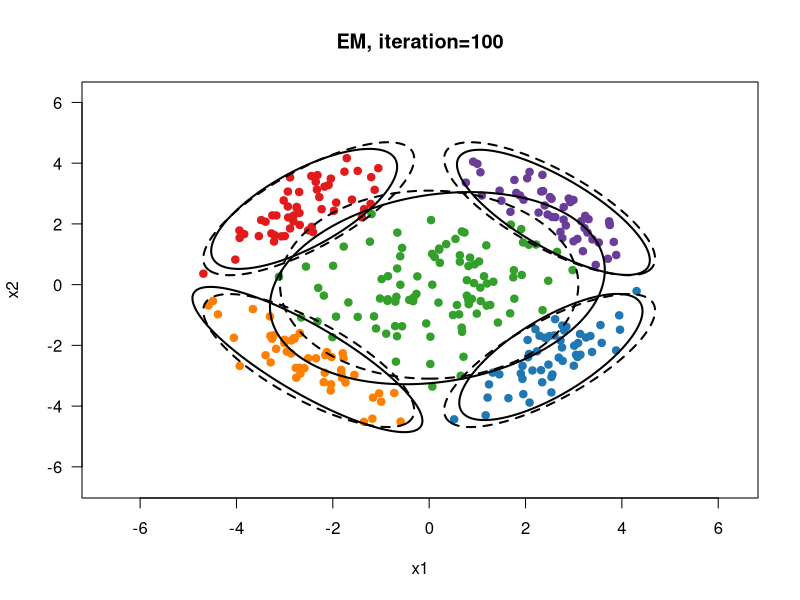

R code for this plot:
library(MASS)
library(mixtools)
set.seed(541)
# mean parameters
class_means <- rbind( c(+2.5, +2.5),
                      c(-2.5, +2.5),
                      c(-2.5, -2.5),
                      c(+2.5, -2.5),
                      c(0, 0))
# covariance parameters
class_covariances <- array(c(+0.8, -0.6, -0.6, +0.8,
                             +0.8, +0.6, +0.6, +0.8,
                             +0.8, -0.6, -0.6, +0.8,
                             +0.8, +0.6, +0.6, +0.8,
                             +1.6, +0.0, +0.0, +1.6
                             ), c(2, 2, 5))
# sample sizes
class_sizes <- c(50, 50, 50, 50, 100)

# generate random samples
# points1 <- mvrnorm(n = class_sizes[1], mu = class_means[1,], Sigma = class_covariances[,,1])
# points2 <- mvrnorm(n = class_sizes[2], mu = class_means[2,], Sigma = class_covariances[,,2])
# points3 <- mvrnorm(n = class_sizes[3], mu = class_means[3,], Sigma = class_covariances[,,3])
# points4 <- mvrnorm(n = class_sizes[4], mu = class_means[4,], Sigma = class_covariances[,,4])
# points5 <- mvrnorm(n = class_sizes[5], mu = class_means[5,], Sigma = class_covariances[,,5])
# X <- rbind(points1, points2, points3, points4, points5)
# 
# X1 <- mvrnorm(50, c(+2.5, +2.5), matrix(c(.8, -.6, -.6, .8), 2, 2))
# X2 <- mvrnorm(50, c(-2.5, +2.5), matrix(c(.8, .6, .6, .8), 2, 2))
# X3 <- mvrnorm(50, c(-2.5, -2.5), matrix(c(.8, -.6, -.6, .8), 2, 2))
# X4 <- mvrnorm(50, c(+2.5, -2.5), matrix(c(.8, .6, .6, .8), 2, 2))
# X5 <- mvrnorm(100, c(0, 0), matrix(c(1.6, 0, 0, 1.6), 2, 2))
# X <- rbind(X1, X2, X3, X4,X5)

X1 <- mvrnorm(50, class_means[1,], Sigma = class_covariances[,,1])
X2 <- mvrnorm(50, class_means[2,], Sigma = class_covariances[,,2])
X3 <- mvrnorm(50, class_means[3,], Sigma = class_covariances[,,3])
X4 <- mvrnorm(50, class_means[4,], Sigma = class_covariances[,,4])
X5 <- mvrnorm(100, class_means[5,], Sigma = class_covariances[,,5])
X <- rbind(X1, X2, X3, X4,X5)


# k-means clustering
K = 5
D = 2
N = 300
# Step 0: function to obtain matrix B (just for convenience)
find_B <- function (cluster_values){
  B <- matrix(0, nrow = 300, ncol = K)
  for (i in 1:300){
    B[i,cluster_values[i]] <- 1
  }
  return(B)
}

# Step 1: assign means randomly 
means <- cbind(runif(5, min = -2.5, max = +2.5),runif(5, min = -2.5, max = +2.5))
distances <- sapply(1:5, function(c) {sqrt((X[,1]-means[c,1])^2+(X[,2]-means[c,2])^2)})
cluster_values <- sapply(1:300, function(i) { which.min(distances[i,])})
B <- find_B(cluster_values)

# Step 2: run k-means for 2 iterations
iter = 0
while(1){
  if(iter == 10){
    break
  }
  
  for (k in 1:K) {
    means[k,] <- colMeans(X[cluster_values == k,])
  }
  distances <- sapply(1:5, function(c) {sqrt((X[,1]-means[c,1])^2+(X[,2]-means[c,2])^2)})
  cluster_values <- sapply(1:300, function(i) { which.min(distances[i,])})
  B <- find_B(cluster_values)
  iter<- iter+1
}

# EM Algorithm
# Step 1. Initialize (find prior probabilities, class covariances, means)
prior <- sapply(1:5, function(c) {round(length(cluster_values[cluster_values==c])/length(cluster_values),3)})
Z <- B # to initiate success probabilities matrix, I used B matrix obtained from k-means
H <- B
class_covariances2 <- class_covariances
for (k in 1:5) {
  class_covariances2[,,k] <- rowSums(sapply(1:300, function(i) {H[i,k]*((X[i,]-means[k,])%*%t(X[i,]-means[k,]))}))/sum(H[,k])
}

while(1){
  if(iter==100){
    break
  }
  for(k in 1:K){
    for(i in 1:N){
      H[i,k]=dmvnorm(X[i,],means[k,],class_covariances2[,,k])*prior[k]/sum(sapply(1:K, function(c) {dmvnorm(X[i,],means[c,],class_covariances2[,,c])*prior[c]}))
    }
  }
  for(k in 1:K){
    means[k,] <- rowSums(sapply(1:300, function(i) {H[i,k]*X[i,]}))/sum(H[,k])
    class_covariances2[,,k] <- rowSums(sapply(1:300, function(i) {H[i,k]*((X[i,]-means[k,])%*%t(X[i,]-means[k,]))}))/sum(H[,k])
  }
  cluster_values <- sapply(1:N, function(c) {which.max(H[c,])})
  prior <- sapply(1:5, function(c) {sum(H[,c])/N})
  Z <- find_B(cluster_values)
  iter<-iter+1
}

# Step 3: plot the centers

colors <- c("#1f78b4", "#33a02c", "#e31a1c", "#ff7f00", "#6a3d9a")
margin = 2
plot(X[,1], X[,2], type = "p", pch = 19, col = colors[cluster_values], las = 1,
     xlab = "x1", ylab = "x2", main = "EM, iteration=100", 
     xlim = c(min(X[,1])-margin,max(X[,1])+margin),
     ylim = c(min(X[,2])-margin,max(X[,2])+margin))

for (c in 1:5){
  ellipse(mu=means[c,], sigma=class_covariances2[,,c], alpha = .05, npoints = 250, col="black",lwd = 2)
  ellipse(mu=class_means[c,], sigma=class_covariances[,,c], alpha = .05, npoints = 250, col="black", lwd = 2, lty = "dashed")
}
